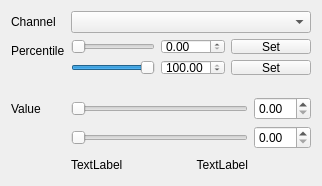
          <widget class="QWidget" name="red_tab">
           <attribute name="title">
            <string>Red</string>
           </attribute>
           <layout class="QFormLayout" name="formLayout">
            <item row="0" column="0">
             <widget class="QLabel" name="red_channel_label">
              <property name="text">
               <string>Channel</string>
              </property>
              <property name="textFormat">
               <enum>Qt::PlainText</enum>
              </property>
              <property name="buddy">
               <cstring>red_channel_combo</cstring>
              </property>
             </widget>
            </item>
            <item row="0" column="1">
             <widget class="QComboBox" name="red_channel_combo"/>
            </item>
            <item row="1" column="0">
             <widget class="QLabel" name="red_percentile_label">
              <property name="text">
               <string>Percentile</string>
              </property>
              <property name="textFormat">
               <enum>Qt::PlainText</enum>
              </property>
              <property name="buddy">
               <cstring>red_percentile_from_slider</cstring>
              </property>
             </widget>
            </item>
            <item row="1" column="1">
             <layout class="QGridLayout" name="red_percentile_layout">
              <item row="0" column="0">
               <widget class="QSlider" name="red_percentile_from_slider">
                <property name="maximum">
                 <number>10000</number>
                </property>
                <property name="singleStep">
                 <number>10</number>
                </property>
                <property name="pageStep">
                 <number>100</number>
                </property>
                <property name="orientation">
                 <enum>Qt::Horizontal</enum>
                </property>
               </widget>
              </item>
              <item row="0" column="1">
               <widget class="QDoubleSpinBox" name="red_percentile_from_spinbox">
                <property name="maximum">
                 <double>100.000000000000000</double>
                </property>
                <property name="singleStep">
                 <double>0.100000000000000</double>
                </property>
               </widget>
              </item>
              <item row="1" column="0">
               <widget class="QSlider" name="red_percentile_to_slider">
                <property name="maximum">
                 <number>10000</number>
                </property>
                <property name="singleStep">
                 <number>10</number>
                </property>
                <property name="pageStep">
                 <number>100</number>
                </property>
                <property name="value">
                 <number>10000</number>
                </property>
                <property name="orientation">
                 <enum>Qt::Horizontal</enum>
                </property>
               </widget>
              </item>
              <item row="1" column="1">
               <widget class="QDoubleSpinBox" name="red_percentile_to_spinbox">
                <property name="maximum">
                 <double>100.000000000000000</double>
                </property>
                <property name="singleStep">
                 <double>0.100000000000000</double>
                </property>
                <property name="value">
                 <double>100.000000000000000</double>
                </property>
               </widget>
              </item>
              <item row="0" column="2">
               <widget class="QPushButton" name="red_percentile_from_button">
                <property name="text">
                 <string>Set</string>
                </property>
               </widget>
              </item>
              <item row="1" column="2">
               <widget class="QPushButton" name="red_percentile_to_button">
                <property name="text">
                 <string>Set</string>
                </property>
               </widget>
              </item>
             </layout>
            </item>
            <item row="2" column="0">
             <widget class="QLabel" name="red_range_label">
              <property name="text">
               <string>Value</string>
              </property>
              <property name="textFormat">
               <enum>Qt::PlainText</enum>
              </property>
              <property name="buddy">
               <cstring>red_value_from_slider</cstring>
              </property>
             </widget>
            </item>
            <item row="2" column="1">
             <layout class="QGridLayout" name="red_value_layout">
              <item row="2" column="0">
               <widget class="QLabel" name="red_value_from_label">
                <property name="text">
                 <string>TextLabel</string>
                </property>
               </widget>
              </item>
              <item row="2" column="1" colspan="2">
               <spacer name="red_horizontal_spacer">
                <property name="orientation">
                 <enum>Qt::Horizontal</enum>
                </property>
                <property name="sizeHint" stdset="0">
                 <size>
                  <width>40</width>
                  <height>20</height>
                 </size>
                </property>
               </spacer>
              </item>
              <item row="0" column="4">
               <widget class="QDoubleSpinBox" name="red_value_from_spinbox"/>
              </item>
              <item row="1" column="4">
               <widget class="QDoubleSpinBox" name="red_value_to_spinbox"/>
              </item>
              <item row="1" column="0" colspan="4">
               <widget class="QSlider" name="red_value_to_slider">
                <property name="maximum">
                 <number>0</number>
                </property>
                <property name="orientation">
                 <enum>Qt::Horizontal</enum>
                </property>
               </widget>
              </item>
              <item row="2" column="3">
               <widget class="QLabel" name="red_value_to_label">
                <property name="text">
                 <string>TextLabel</string>
                </property>
                <property name="alignment">
                 <set>Qt::AlignRight|Qt::AlignTrailing|Qt::AlignVCenter</set>
                </property>
               </widget>
              </item>
              <item row="0" column="0" colspan="4">
               <widget class="QSlider" name="red_value_from_slider">
                <property name="maximum">
                 <number>0</number>
                </property>
                <property name="orientation">
                 <enum>Qt::Horizontal</enum>
                </property>
               </widget>
              </item>
             </layout>
            </item>
           </layout>
          </widget>
